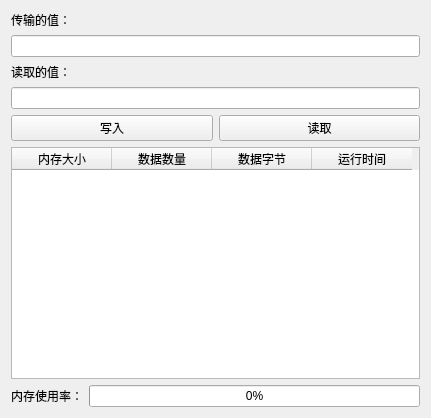
<?xml version="1.0" encoding="UTF-8"?>
<ui version="4.0">
 <class>Process</class>
 <widget class="QMainWindow" name="Process">
  <property name="geometry">
   <rect>
    <x>0</x>
    <y>0</y>
    <width>431</width>
    <height>418</height>
   </rect>
  </property>
  <property name="windowTitle">
   <string>Process</string>
  </property>
  <widget class="QWidget" name="centralWidget">
   <layout class="QVBoxLayout" name="verticalLayout">
    <item>
     <layout class="QHBoxLayout" name="horizontalLayout_2"/>
    </item>
    <item>
     <widget class="QLabel" name="valueInputLabel">
      <property name="text">
       <string>传输的值：</string>
      </property>
     </widget>
    </item>
    <item>
     <widget class="QLineEdit" name="valueInput"/>
    </item>
    <item>
     <widget class="QLabel" name="valueOutputLabel">
      <property name="text">
       <string>读取的值：</string>
      </property>
     </widget>
    </item>
    <item>
     <widget class="QLineEdit" name="valueOutput"/>
    </item>
    <item>
     <layout class="QHBoxLayout" name="horizontalLayout">
      <item>
       <widget class="QPushButton" name="writeButton">
        <property name="text">
         <string>写入</string>
        </property>
       </widget>
      </item>
      <item>
       <widget class="QPushButton" name="readButton">
        <property name="text">
         <string>读取</string>
        </property>
       </widget>
      </item>
     </layout>
    </item>
    <item>
     <widget class="QTableWidget" name="memoryBlockTable">
      <column>
       <property name="text">
        <string>内存大小</string>
       </property>
      </column>
      <column>
       <property name="text">
        <string>数据数量</string>
       </property>
      </column>
      <column>
       <property name="text">
        <string>数据字节</string>
       </property>
      </column>
      <column>
       <property name="text">
        <string>运行时间</string>
       </property>
      </column>
     </widget>
    </item>
    <item>
     <layout class="QHBoxLayout" name="horizontalLayout_3">
      <item>
       <widget class="QLabel" name="memoryUsageLabel">
        <property name="text">
         <string>内存使用率：</string>
        </property>
       </widget>
      </item>
      <item>
       <widget class="QProgressBar" name="memoryUsageBar">
        <property name="value">
         <number>0</number>
        </property>
       </widget>
      </item>
     </layout>
    </item>
   </layout>
  </widget>
 </widget>
 <layoutdefault spacing="6" margin="11"/>
 <resources>
  <include location="Process.qrc"/>
 </resources>
 <connections/>
</ui>
